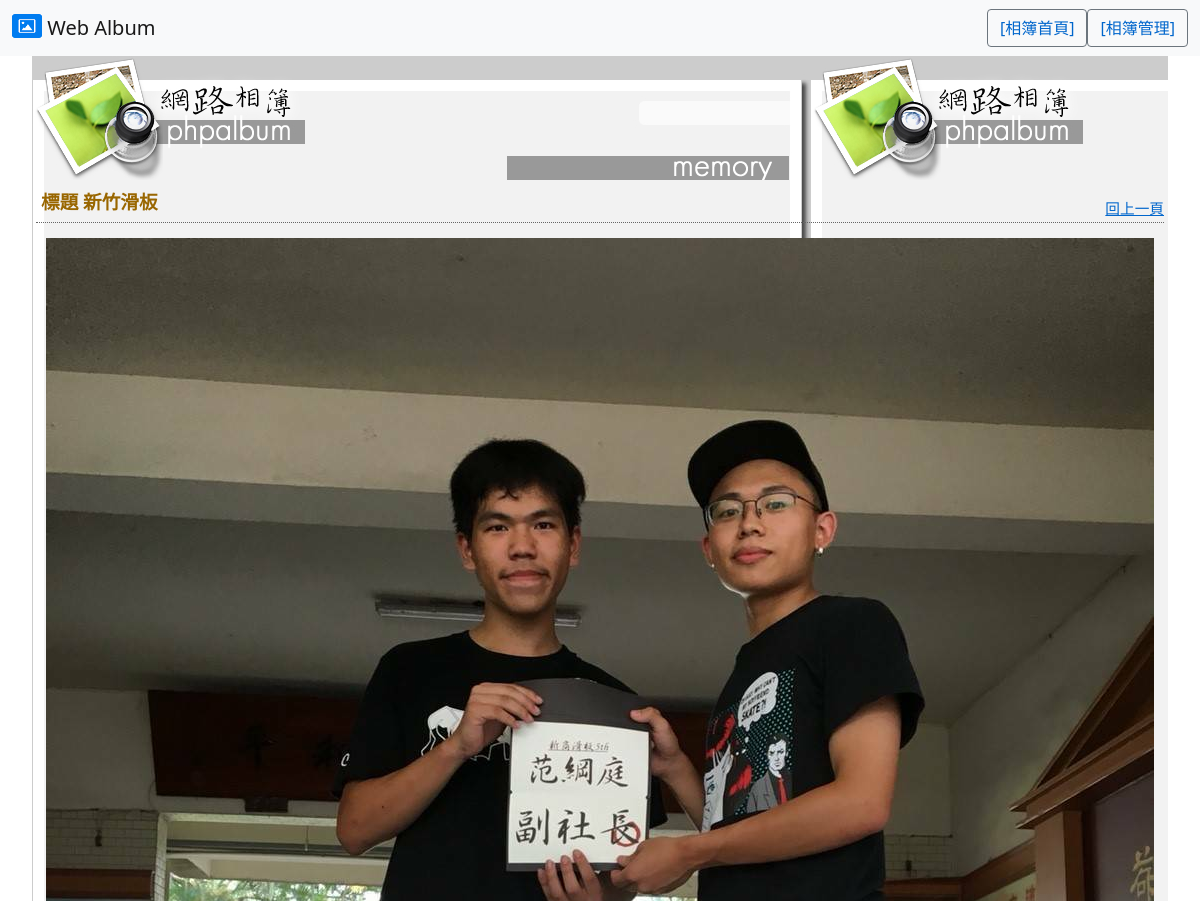
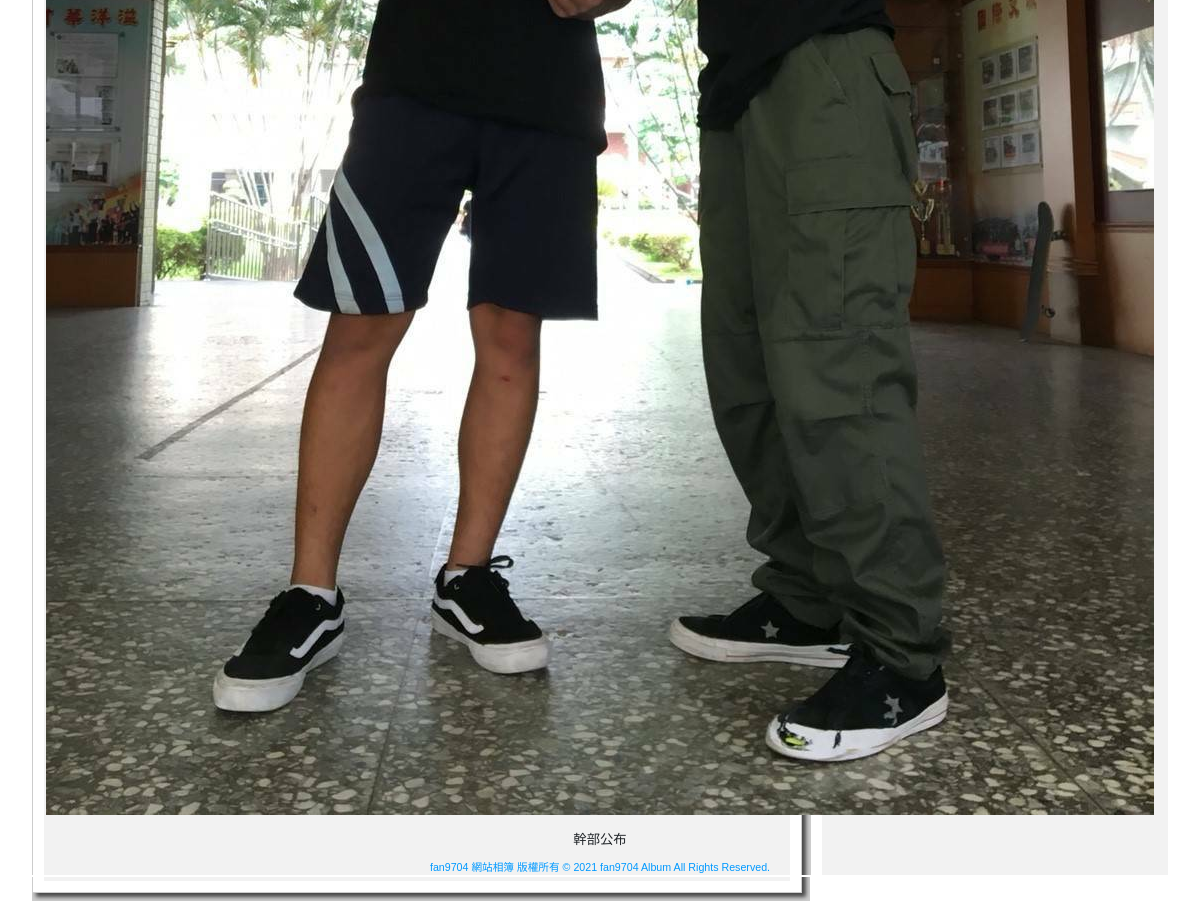
/albumphoto/6/1/, run on the app's committed database (2 pictures, top to bottom).
### albumapp/models.py (models this page shows, shortened)
class PhotoModel(models.Model):
    palbum=models.ForeignKey('AlbumModel',on_delete=models.CASCADE)
    psubject=models.CharField(max_length=100,null=False)
    pdate=models.DateTimeField(auto_now=True)
    purl=models.CharField(max_length=100,null=False)
    phit=models.IntegerField(default=0)

class AlbumModel(models.Model):
    adate=models.DateTimeField(auto_now=True)
    alocation=models.CharField(max_length=200,blank=True,default='')
    atitle=models.CharField(max_length=100,null=False)
    adesc=models.TextField(blank=True,default='')

### albumapp/views.py (the view)
# urls.py: path('albumphoto/<int:photoid>/<int:albumid>/', views.albumphoto),
def albumphoto(request,photoid=None,albumid=None):
    album=albumid
    photo=models.PhotoModel.objects.get(id=photoid)
    photo.phit+=1
    photo.save()
    return render(request,'albumphoto.html',locals())

### templates/albumphoto.html
{% extends "base.html" %}
{% load static %}
{% block content %}
  <div class="subjectDiv">標題 {{photo.palbum.atitle}}</div>
    <div class="actionDiv"><a href="/albumshow/{{album}}/">回上一頁</a></div>
    <div class="photoDiv"><img src="/media/{{photo.purl}}" /></div>
    <div class="normalDiv">
      <p align="center">{{photo.psubject}}</p>
    </div>
{% endblock %}

### static/css/style.css (style rules this page uses)
#mainRegion p { font-family: Verdana, Arial, Helvetica, sans-serif; font-size: 10pt; line-height: 20px; margin-top: 0px; margin-bottom: 5px; }
#mainRegion .actionDiv { float: right; margin-top: -30px; font-size: 11pt; font-family: "微軟正黑體"; }
a { text-decoration: none; }
a:link { color: #0066CC; }
#mainRegion .normalDiv { clear: both; margin: 5px; }
#mainRegion .subjectDiv { font-family: "微軟正黑體"; font-size: 14pt; font-weight: bold; color: #996600; padding: 5px; clear: both; border-bottom-width: 1px; border-bottom-style: dotted; border-bottom-color: #666666; margin-bottom: 5px; }
#mainRegion .photoDiv { text-align: center; padding: 10px; }

### data on the page
PhotoModel: palbum.atitle "新竹滑板", purl (picture), psubject "幹部公布"
